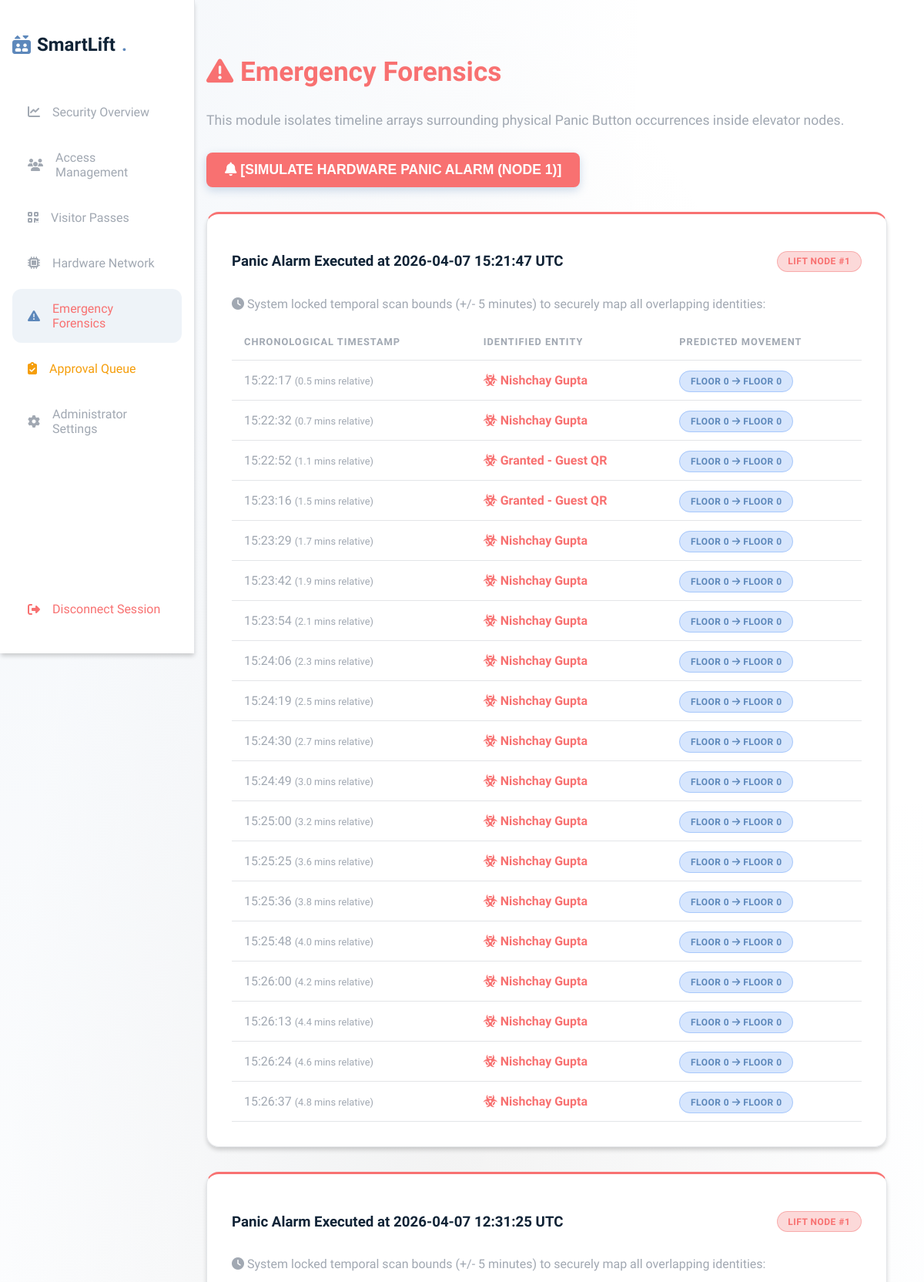
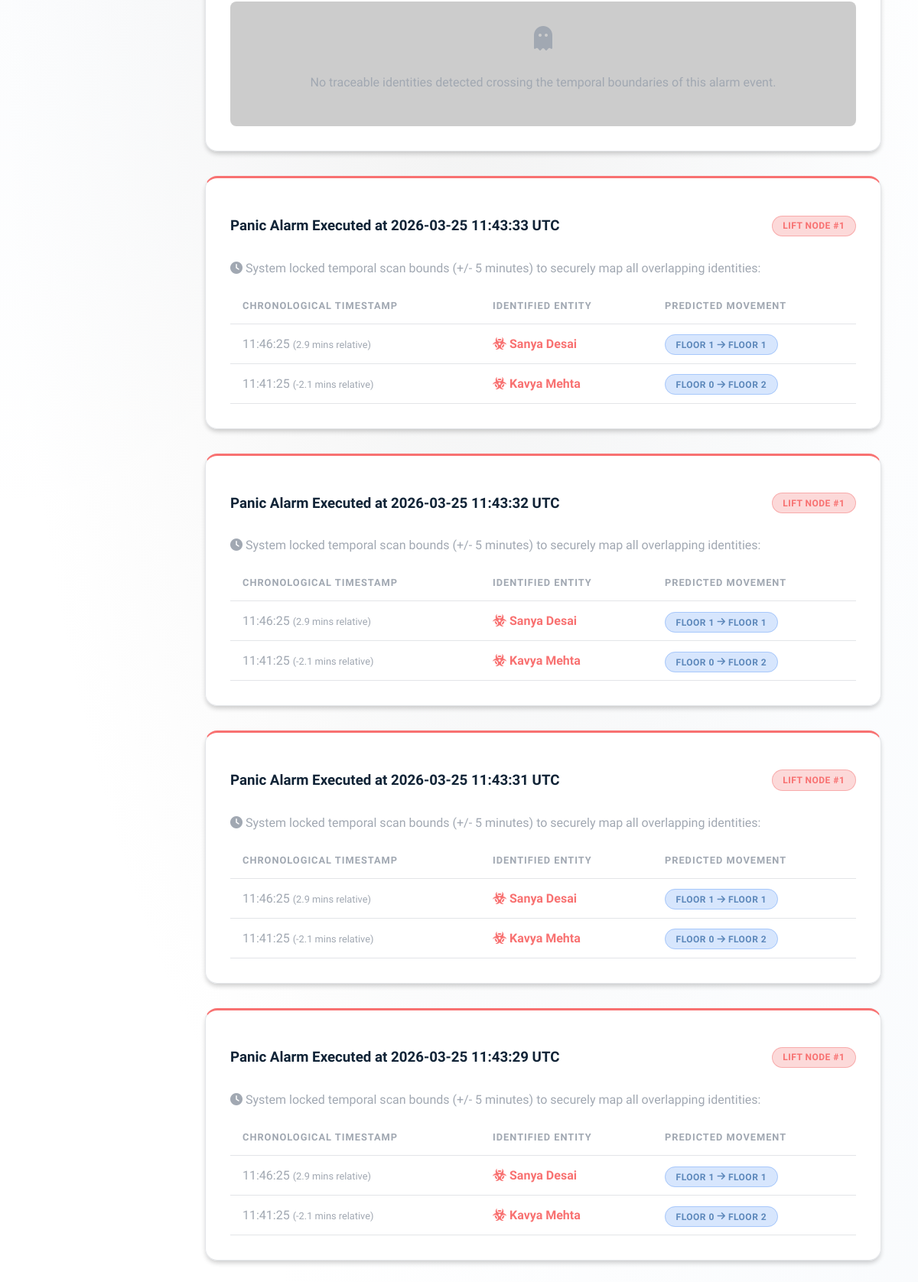
Screenshot of /emergency (signed in) with the database file from the repository (2 pictures, top to bottom).
### models.py (models this page shows)
class EmergencyEvent(db.Model):
    id = db.Column(db.Integer, primary_key=True)
    tenant_id = db.Column(db.Integer, db.ForeignKey('tenant.id'), nullable=False)
    lift_id = db.Column(db.Integer, db.ForeignKey('lift.Lift_id'), nullable=False)
    timestamp = db.Column(db.DateTime, default=datetime.utcnow)
    resolved = db.Column(db.Boolean, default=False)
    lift = db.relationship('Lift')

class AccessLog(db.Model):
    Log_id = db.Column(db.Integer, primary_key=True) # ER Mapping: Log_id
    User_id = db.Column(db.Integer, db.ForeignKey('user.user_id'), nullable=True) # ER Mapping: User_id (Nullable for strangers/spoofs)
    timestlap = db.Column(db.DateTime, default=datetime.utcnow) # ER Mapping: timestlap
    Source_floor = db.Column(db.Integer, default=0) # Phase 7: Node Invocation Origin
    Floor_selection = db.Column(db.Integer, nullable=False) # Destination
    Request_ID = db.Column(db.Integer, db.ForeignKey('floor_request.Request_ID'), nullable=True)
    status = db.Column(db.String(100), default='Granted') # Log everything: Mismatches, Denials, Successes
    user = db.relationship('User')

class User(db.Model):
    __table_args__ = (db.UniqueConstraint('enrollment_id', 'tenant_id', name='_tenant_enrollment_uc'),)
    user_id = db.Column(db.Integer, primary_key=True) # ER Mapping: User_id
    name = db.Column(db.String(100), nullable=False) # ER Mapping: name
    Face_encoding = db.Column(db.Text, nullable=True) # ER Mapping: Face_encording
    face_vector = db.Column(db.Text, nullable=True) # Mathematical DB representation
    access_type = db.Column(db.String(50), default='temporary') # ER Mapping: acess type
    access_start_time = db.Column(db.Time, nullable=True)
    access_end_time = db.Column(db.Time, nullable=True)
    email = db.Column(db.String(120), nullable=True) # Extended Comm Parameter
    enrollment_id = db.Column(db.String(50), nullable=True) # For Students/Faculty
    department = db.Column(db.String(100), nullable=True)
    course = db.Column(db.String(100), nullable=True)
    batch = db.Column(db.String(50), nullable=True)
    allowed_floors = db.Column(db.String(100), default='0')
    tenant_id = db.Column(db.Integer, db.ForeignKey('tenant.id'), nullable=False)

### app.py (the view)
@app.route('/emergency')
def emergency_dashboard():
    if 'admin_id' not in session: return redirect(url_for('login'))
    t_id = session['tenant_id']
    events = EmergencyEvent.query.filter_by(tenant_id=t_id).order_by(EmergencyEvent.timestamp.desc()).all()
    forensics = []
    for e in events:
        start_bound = e.timestamp - timedelta(minutes=5)
        end_bound = e.timestamp + timedelta(minutes=5)
        suspects = AccessLog.query.join(User, AccessLog.User_id == User.user_id, isouter=True).filter(
            db.or_(User.tenant_id == t_id, AccessLog.status.like('%Guest%')),
            AccessLog.timestlap >= start_bound,
            AccessLog.timestlap <= end_bound
        ).all()
        forensics.append({'event': e, 'suspects': suspects})
    return render_template('emergency.html', forensics=forensics)

### templates/emergency.html (shortened to what this page needs)
{% extends 'base.html' %}
{% block content %}
<div class="dashboard-layout">
    {% include 'sidebar.html' %}
    <div class="main-content" style="padding: 3rem;">
        <h1 style="color:var(--danger); margin-bottom: 2rem; font-size: 2.2rem;"><i class="fa-solid fa-triangle-exclamation"></i> Emergency Forensics</h1>
        <p style="color:var(--text-muted); margin-bottom:2rem; font-size:1.1rem;">This module isolates timeline arrays surrounding physical Panic Button occurrences inside elevator nodes.</p>
        <button onclick="fetch('/api/panic/1', {method:'POST'}).then(r=>window.location.reload())" class="btn-primary" style="background:var(--danger); border:none; margin-bottom:2rem; cursor:pointer; font-weight:bold; font-size:1.1rem;"><i class="fa-solid fa-bell"></i> [SIMULATE HARDWARE PANIC ALARM (NODE 1)]</button>
        <div style="display:flex; flex-direction:column; gap:2rem;">
        {% for f in forensics %}
            <div class="glass-panel" style="border-top: 3px solid var(--danger);">
                <div style="display:flex; justify-content:space-between; align-items:center; margin-bottom:1rem;">
                    <h3>Panic Alarm Executed at {{ f.event.timestamp.strftime('%Y-%m-%d %H:%M:%S UTC') }}</h3>
                    <span class="badge badge-danger">LIFT NODE #{{ f.event.lift_id }}</span>
                </div>
                <p style="color:var(--text-muted); margin-bottom:1rem;"><i class="fa-solid fa-clock"></i> System locked temporal scan bounds (+/- 5 minutes) to securely map all overlapping identities:</p>
                {% if f.suspects %}
                <table>
                    <thead>
                        <tr>
                            <th>Chronological Timestamp</th>
                            <th>Identified Entity</th>
                            <th>Predicted Movement</th>
                        </tr>
                    </thead>
                    <tbody>
                        {% for log in f.suspects %}
                        <tr>
                            <td style="color:var(--text-muted)">{{ log.timestlap.strftime('%H:%M:%S') }} <span style="font-size:0.8rem">({{ ((log.timestlap - f.event.timestamp).total_seconds() / 60) | round(1) }} mins relative)</span></td>
                            <td style="color:var(--danger); font-weight:600;"><i class="fa-solid fa-biohazard"></i> {{ log.user.name if log.user else log.status }}</td>
                            <td><span class="badge badge-info">Floor {{ log.Source_floor }} <i class="fa-solid fa-arrow-right"></i> Floor {{ log.Floor_selection }}</span></td>
                        </tr>
                        {% endfor %}
                    </tbody>
                </table>
                {% else %}
                <div style="padding:2rem; text-align:center; background:rgba(0,0,0,0.2); border-radius:8px;">
                    <i class="fa-solid fa-ghost" style="font-size:2rem; color:var(--text-muted); margin-bottom:1rem;"></i>
                    <p style="color:var(--text-muted)">No traceable identities detected crossing the temporal boundaries of this alarm event.</p>
                </div>
                {% endif %}
            </div>
        {% endfor %}
        </div>
    </div>
</div>
{% endblock %}

### static/style.css (style rules this page uses)
:root { --uniform-blue: #102336; --glaucous: #5D88BB; --balmy-blue: #B3CBE4; --full-white: #FFFFFF; --metallic-platinum: #D6D6D6; --gray-chateau: #A1A8B2; --bg-main: #FFFFFF; --bg-secondary: #F5F5F5; --bg-card: rgba(255, 255, 255, 0.95); --border: rgba(161, 168, 178, 0.3); --accent: #5D88BB; --accent-hover: #102336; --accent-glow: rgba(93, 136, 187, 0.3); --secondary: #B3CBE4; --success: #4ade80; --warning: #fbbf24; --danger: #f87171; --text-main: #102336; --text-muted: #A1A8B2; --text-dimmed: #7a8390; --surface: rgba(214, 214, 214, 0.4); --surface-hover: rgba(93, 136, 187, 0.1); }
body { background-color: var(--bg-main); background-image: radial-gradient(at 0% 0%, rgba(93, 136, 187, 0.08) 0px, transparent 50%), radial-gradient(at 100% 100%, rgba(179, 203, 228, 0.08) 0px, transparent 50%), radial-gradient(at 50% 50%, rgba(214, 214, 214, 0.3) 0px, transparent 70%); color: var(--text-main); font-family: 'Plus Jakarta Sans', sans-serif; min-height: 100vh; margin: 0; overflow-x: hidden; }
.glass-panel { background: var(--bg-card); backdrop-filter: blur(10px); -webkit-backdrop-filter: blur(10px); border: 1px solid var(--border); border-radius: 16px; box-shadow: 0 8px 32px rgba(16, 35, 54, 0.1); padding: 2rem; box-shadow: 0 4px 6px -1px rgba(0, 0, 0, 0.2); }
.dashboard-layout { display: grid; grid-template-columns: 280px 1fr; min-height: 100vh; }
.main-content { padding: 2rem 2.5rem; }
.btn-primary { background: var(--accent); color: white; padding: 0.75rem 1.5rem; border-radius: 8px; border: none; font-weight: 600; cursor: pointer; transition: all 0.2s; box-shadow: 0 4px 12px rgba(93, 136, 187, 0.3); display: inline-block; }
.badge { padding: 0.35rem 0.85rem; border-radius: 9999px; font-size: 0.75rem; font-weight: 700; letter-spacing: 0.5px; text-transform: uppercase; }
.badge-danger { background: rgba(239, 68, 68, 0.2); color: var(--danger); border: 1px solid rgba(239,68,68,0.3); }
.badge-info { background: rgba(59, 130, 246, 0.2); color: var(--accent); border: 1px solid rgba(59,130,246,0.3); }
table { width: 100%; border-collapse: collapse; margin-top: 1rem; }
th, td { padding: 16px; text-align: left; border-bottom: 1px solid var(--border); }
th { color: var(--text-muted); font-weight: 600; text-transform: uppercase; font-size: 0.8rem; letter-spacing: 1px; }
@media (max-width: 1200px) { .dashboard-layout { grid-template-columns: 220px 1fr; } }
@media (max-width: 1200px) { .main-content { padding: 2rem; } }
@media (max-width: 1200px) { h1 { font-size: 2rem; } }
tbody tr { transition: all 0.2s ease; }
.glass-panel { transition: all 0.3s ease; }

### rows the page displays
EmergencyEvent: event.timestamp "2026-04-07 15:21:47 UTC", event.lift_id "1"
AccessLog: timestlap "15:22:17", timestlap.timestamp "0.5", user "Nishchay Gupta", Source_floor "0", Floor_selection "0"
AccessLog: timestlap "15:22:32", timestlap.timestamp "0.7", user "Nishchay Gupta", Source_floor "0", Floor_selection "0"
AccessLog: timestlap "15:22:52", timestlap.timestamp "1.1", user "Granted - Guest QR", Source_floor "0", Floor_selection "0"
AccessLog: timestlap "15:23:16", timestlap.timestamp "1.5", user "Granted - Guest QR", Source_floor "0", Floor_selection "0"
AccessLog: timestlap "15:23:29", timestlap.timestamp "1.7", user "Nishchay Gupta", Source_floor "0", Floor_selection "0"
AccessLog: timestlap "15:23:42", timestlap.timestamp "1.9", user "Nishchay Gupta", Source_floor "0", Floor_selection "0"
AccessLog: timestlap "15:23:54", timestlap.timestamp "2.1", user "Nishchay Gupta", Source_floor "0", Floor_selection "0"
AccessLog: timestlap "15:24:06", timestlap.timestamp "2.3", user "Nishchay Gupta", Source_floor "0", Floor_selection "0"
AccessLog: timestlap "15:24:19", timestlap.timestamp "2.5", user "Nishchay Gupta", Source_floor "0", Floor_selection "0"
AccessLog: timestlap "15:24:30", timestlap.timestamp "2.7", user "Nishchay Gupta", Source_floor "0", Floor_selection "0"
AccessLog: timestlap "15:24:49", timestlap.timestamp "3.0", user "Nishchay Gupta", Source_floor "0", Floor_selection "0"
AccessLog: timestlap "15:25:00", timestlap.timestamp "3.2", user "Nishchay Gupta", Source_floor "0", Floor_selection "0"
AccessLog: timestlap "15:25:25", timestlap.timestamp "3.6", user "Nishchay Gupta", Source_floor "0", Floor_selection "0"
AccessLog: timestlap "15:25:36", timestlap.timestamp "3.8", user "Nishchay Gupta", Source_floor "0", Floor_selection "0"
AccessLog: timestlap "15:25:48", timestlap.timestamp "4.0", user "Nishchay Gupta", Source_floor "0", Floor_selection "0"
AccessLog: timestlap "15:26:00", timestlap.timestamp "4.2", user "Nishchay Gupta", Source_floor "0", Floor_selection "0"
AccessLog: timestlap "15:26:13", timestlap.timestamp "4.4", user "Nishchay Gupta", Source_floor "0", Floor_selection "0"
AccessLog: timestlap "15:26:24", timestlap.timestamp "4.6", user "Nishchay Gupta", Source_floor "0", Floor_selection "0"
AccessLog: timestlap "15:26:37", timestlap.timestamp "4.8", user "Nishchay Gupta", Source_floor "0", Floor_selection "0"
EmergencyEvent: event.timestamp "2026-04-07 12:31:25 UTC", event.lift_id "1"
EmergencyEvent: event.timestamp "2026-03-25 11:43:33 UTC", event.lift_id "1"
AccessLog: timestlap "11:46:25", timestlap.timestamp "2.9", user "Sanya Desai", Source_floor "1", Floor_selection "1"
AccessLog: timestlap "11:41:25", timestlap.timestamp "-2.1", user "Kavya Mehta", Source_floor "0", Floor_selection "2"
EmergencyEvent: event.timestamp "2026-03-25 11:43:32 UTC", event.lift_id "1"
EmergencyEvent: event.timestamp "2026-03-25 11:43:31 UTC", event.lift_id "1"
EmergencyEvent: event.timestamp "2026-03-25 11:43:29 UTC", event.lift_id "1"
